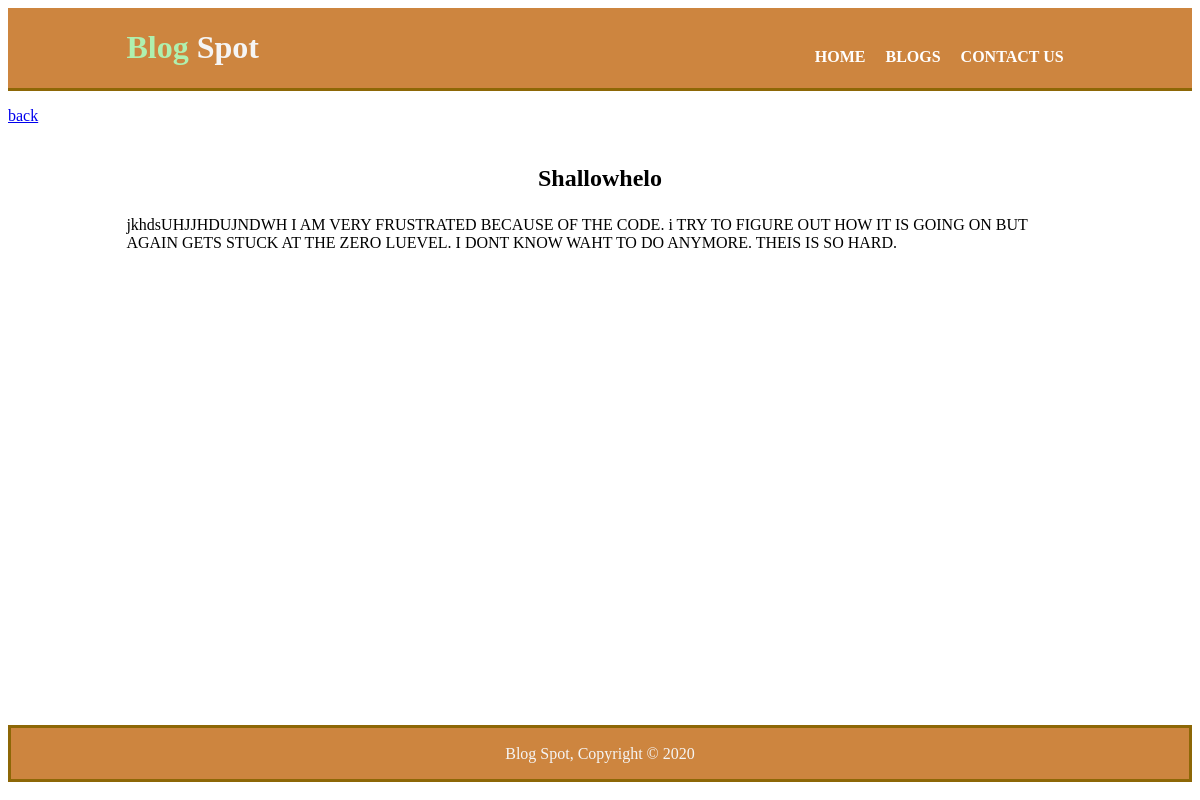
The page /details/2 on the database its author committed.
### blogapp/models.py (models this page shows, shortened)
class Blog(models.Model):
    title=models.CharField(max_length=200)
    author=models.ForeignKey(User,on_delete=models.CASCADE, related_name="blogs",default=False)
    body=models.TextField()
    created_at=models.DateTimeField(default=datetime.now, blank=True)
    status=models.IntegerField(choices=STATUS, default=0)
    class Meta:
        ordering = ['-created_at']
        verbose_name_plural = "Blogs"

### blogapp/views.py (the view)
# urls.py: path('details/<int:blog_id>', blogapp.views.details, name='details')
def details(request, blog_id):
    posts = get_object_or_404(Blog, pk=blog_id)
    return render(request, 'blog/details.html', {'posts': posts})

### templates/blog/details.html
 {% extends 'base.html' %}
{% block content%}
    {% load static %}
    <p >
        <a href="{% url 'blogs' %}" class="btn btn-primary my-2">back</a>
    </p>
    <div class="block">
        <p style="text-align: center; font-size: x-large;"><b>{{posts.title}}</b></p>
     {{posts.body}}
    </div>
{% endblock content%}

### templates/base.html (style rules this page uses)
.block { width: 80%; margin: auto; overflow:hidden; }

### rows shown on the page
Blog: title "Shallowhelo", body "jkhdsUHJJHDUJNDWH I AM VERY FRUSTRATED BECAUSE OF THE CODE. i TRY TO FIGURE OUT HOW IT IS GOING ON BUT AGAIN GETS STUCK AT THE ZERO LUEVEL. I DONT KNOW WAHT TO DO ANYMORE. THEIS IS SO HARD."
